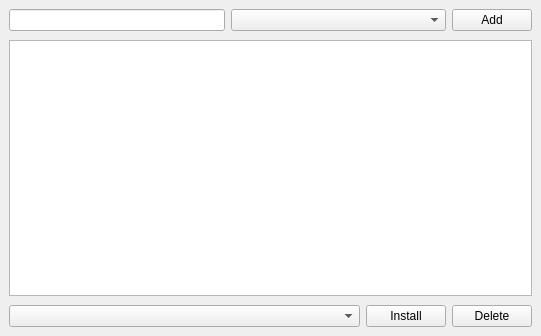
<?xml version="1.0" encoding="UTF-8"?>
<ui version="4.0">
 <class>reinstallerInstallers</class>
 <widget class="QWidget" name="reinstallerInstallers">
  <property name="geometry">
   <rect>
    <x>0</x>
    <y>0</y>
    <width>541</width>
    <height>336</height>
   </rect>
  </property>
  <property name="minimumSize">
   <size>
    <width>541</width>
    <height>336</height>
   </size>
  </property>
  <property name="windowTitle">
   <string>Form</string>
  </property>
  <layout class="QVBoxLayout" name="verticalLayout">
   <property name="spacing">
    <number>0</number>
   </property>
   <property name="leftMargin">
    <number>0</number>
   </property>
   <property name="topMargin">
    <number>0</number>
   </property>
   <property name="rightMargin">
    <number>0</number>
   </property>
   <property name="bottomMargin">
    <number>0</number>
   </property>
   <item>
    <widget class="QWidget" name="widget" native="true">
     <layout class="QHBoxLayout" name="horizontalLayout">
      <property name="leftMargin">
       <number>9</number>
      </property>
      <property name="rightMargin">
       <number>9</number>
      </property>
      <item>
       <widget class="QLineEdit" name="txtName">
        <property name="sizePolicy">
         <sizepolicy hsizetype="Preferred" vsizetype="Fixed">
          <horstretch>0</horstretch>
          <verstretch>0</verstretch>
         </sizepolicy>
        </property>
       </widget>
      </item>
      <item>
       <widget class="QComboBox" name="ddlDownloads"/>
      </item>
      <item>
       <widget class="QPushButton" name="btnAdd">
        <property name="sizePolicy">
         <sizepolicy hsizetype="Maximum" vsizetype="Fixed">
          <horstretch>0</horstretch>
          <verstretch>0</verstretch>
         </sizepolicy>
        </property>
        <property name="text">
         <string>Add</string>
        </property>
       </widget>
      </item>
     </layout>
    </widget>
   </item>
   <item>
    <widget class="QWidget" name="widget_3" native="true">
     <layout class="QVBoxLayout" name="verticalLayout_2">
      <property name="topMargin">
       <number>0</number>
      </property>
      <property name="bottomMargin">
       <number>0</number>
      </property>
      <item>
       <widget class="QListWidget" name="lstInstallers"/>
      </item>
     </layout>
    </widget>
   </item>
   <item>
    <widget class="QWidget" name="widget_2" native="true">
     <layout class="QHBoxLayout" name="horizontalLayout_2">
      <property name="leftMargin">
       <number>9</number>
      </property>
      <property name="rightMargin">
       <number>9</number>
      </property>
      <item>
       <widget class="QComboBox" name="ddlInstaller"/>
      </item>
      <item>
       <widget class="QPushButton" name="btnInstall">
        <property name="sizePolicy">
         <sizepolicy hsizetype="Maximum" vsizetype="Fixed">
          <horstretch>0</horstretch>
          <verstretch>0</verstretch>
         </sizepolicy>
        </property>
        <property name="text">
         <string>Install</string>
        </property>
       </widget>
      </item>
      <item>
       <widget class="QPushButton" name="btnDelete">
        <property name="sizePolicy">
         <sizepolicy hsizetype="Maximum" vsizetype="Fixed">
          <horstretch>0</horstretch>
          <verstretch>0</verstretch>
         </sizepolicy>
        </property>
        <property name="text">
         <string>Delete</string>
        </property>
       </widget>
      </item>
     </layout>
    </widget>
   </item>
  </layout>
 </widget>
 <resources/>
 <connections/>
</ui>
